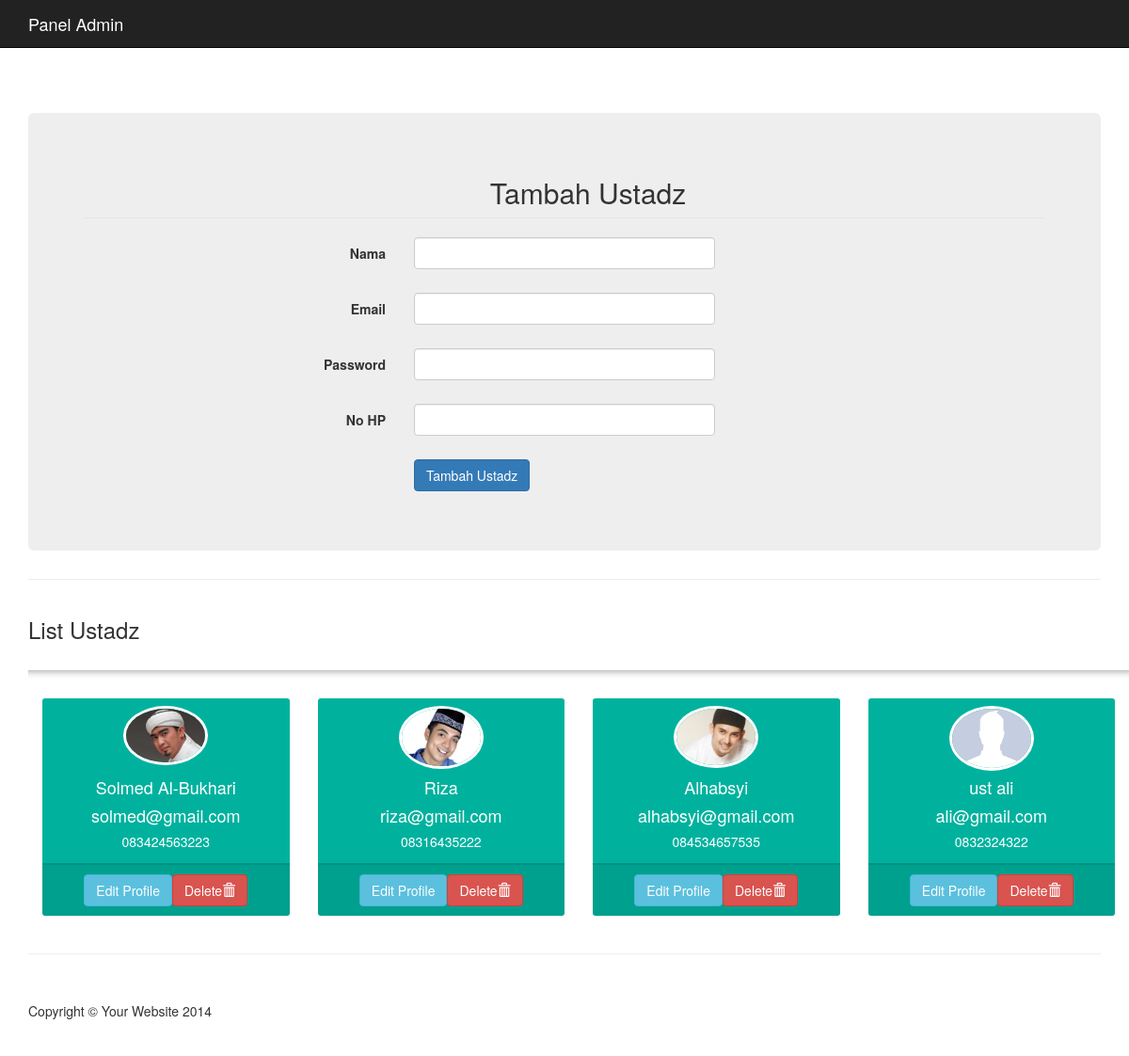
The app's page /aturustadz.php (signed in) with its own data.
### tables this page shows
CREATE TABLE IF NOT EXISTS `ustadz` (
  `id_ustadz` int(11) NOT NULL AUTO_INCREMENT,
  `email_ustadz` varchar(50) NOT NULL,
  `password_ustadz` varchar(20) NOT NULL,
  `nama_ustadz` varchar(30) NOT NULL,
  `nohp_ustadz` varchar(20) NOT NULL,
  `foto_ustadz` varchar(100) NOT NULL,
  PRIMARY KEY (`id_ustadz`,`email_ustadz`)
);

### aturustadz.php (the view, shortened to what this page needs)
<!DOCTYPE html>
<html lang="en">
    <head>
        <link href="css/bootstrap.min.css" rel="stylesheet">
        <link href="css/heroic-features.css" rel="stylesheet">
        <link href="css/style_admin.css" rel="stylesheet">
    </head>
    <body>
        <nav class="navbar navbar-inverse navbar-fixed-top" role="navigation">
            <div class="container">
                <div class="navbar-header">
                    <a class="navbar-brand" href="#">Panel Admin</a>
                </div>
                <div class="collapse navbar-collapse" id="bs-example-navbar-collapse-1">
                </div>
            </div>
        </nav>
        <div class="container">
            <header class="jumbotron hero-spacer">
                <div class="container">
                    <div class="row">
                        <legend><center><h2>Tambah Ustadz</h2></center></legend>
                        <form class="form-horizontal" action="aturustadz_tambah.php" method="POST">
                            <fieldset>
                                <div class="form-group">
                                    <label class="col-md-4 control-label" for="textinput">Nama</label>
                                    <div class="col-md-4">
                                        <input id="textinput" name="nama_ustadz" class="form-control input-md" type="text">
                                    </div>
                                </div>
                                <div class="form-group">
                                    <label class="col-md-4 control-label" for="textinput">Email</label>
                                    <div class="col-md-4">
                                        <input id="textinput" name="email_ustadz" class="form-control input-md" type="text">
                                    </div>
                                </div>
                                <div class="form-group">
                                    <label class="col-md-4 control-label" for="textinput">Password</label>
                                    <div class="col-md-4">
                                        <input id="textinput" name="password_ustadz" class="form-control input-md" type="password">
                                    </div>
                                </div>
                                <div class="form-group">
                                    <label class="col-md-4 control-label" for="textinput">No HP</label>
                                    <div class="col-md-4">
                                        <input id="textinput" name="nohp_ustadz" class="form-control input-md" required="" type="text">
                                    </div>
                                </div>
                                <div class="form-group">
                                    <label class="col-md-4 control-label" for="singlebutton"> </label>
                                    <div class="col-md-4">
                                        <button type="submit" id="singlebutton" name="singlebutton" class="btn btn-primary">Tambah Ustadz</button>
                                    </div>
                                </div>
                            </fieldset>
                        </form>
                    </div>
                </div>
            </header>
            <hr>
            <div class="row">
                <div class="col-lg-12">
                    <h3>List Ustadz</h3>
                </div>
            </div>
            <div class="container bootstrap snippet">
                <div class="row">
                    <?php
        include "koneksi.php";
    $sql_ = "SELECT * FROM ustadz";
    $resultt = mysqli_query($con,$sql_);
                    ?>
                    <hr class="style13">
                    <?php
                    while ($roww = mysqli_fetch_array ($resultt)){
                        echo ("<div class='col-sm-3'>");
                        echo ("<div class='tile-progress tile-cyan'>");
                        echo ("<div class='tile-header'>");
                        echo ("<div class='widget-user-image'>");
                        echo ("<img class='img-circle' src='img/$roww[foto_ustadz]' width='20' height='20' alt='User Avatar'>");
                        echo ("</div></br></br></br>");
                        echo ("<h4>$roww[nama_ustadz]</h4>");
                        echo ("<h4>$roww[email_ustadz]</h4>");
                        echo ("<h5>$roww[nohp_ustadz]</h5>");
                        echo ("</div>");
                        echo ("<div class='tile-progressbar'>");
                        echo ("</div>");
                        echo ("<div class='tile-footer'>");
                        echo ("<center><a href='#' class='open_modal' id='$roww[id_ustadz]'><button class='btn btn-info'><span class='fa fa-user'></span> Edit Profile</a></button>");
                        echo ("<a href='aturustadz_hapus.php?id=$roww[id_ustadz]' onclick =\"return confirm('Apakah kamu yakin ingin mendelete data ini?')\"><button type='button' class='btn btn-danger'>Delete</a><span class='glyphicon glyphicon-trash'></span></button></center>");
                        echo ("</div>");
                        echo ("</div>");
                        echo ("</div>");
                    }
                    ?>
                </div>
            </div>
            <hr>
            <footer>
                <div class="row">
                    <div class="col-lg-12">
                        <p>Copyright &copy; Your Website 2014</p>
                    </div>
                </div>
            </footer>
        </div>
    </body>
</html>

### css/heroic-features.css (style rules this page uses)
body { padding-top: 70px; }
.hero-spacer { margin-top: 50px; }
footer { margin: 50px 0; }

### css/style_admin.css (style rules this page uses)
a { color:white!important; }
h2 { margin-left:50px; }
hr.style13 { height: 10px; border: 0; box-shadow: 0 10px 10px -10px #8c8b8b inset; }
h4,h5 { text-align : center; }
.widget-user-image { position: absolute; top: 8px; left: 50%; margin-left: -45px; }
.widget-user-image>img { width: 90px; height: auto; border: 3px solid #fff; }
.tile-progress { background-color: #303641; color: #fff; }
.tile-progress { background: #00a65b; color: #fff; margin-bottom: 20px; -webkit-border-radius: 5px; -moz-border-radius: 5px; border-radius: 5px; -webkit-background-clip: padding-box; -moz-background-clip: padding; background-clip: padding-box; -webkit-border-radius: 3px; -moz-border-radius: 3px; border-radius: 3px; }
.tile-progress .tile-header { padding: 15px 20px; padding-bottom: 5px; }
.tile-progress .tile-progressbar { height: 2px; background: rgba(0,0,0,0.18); margin: 0; }
.tile-progress .tile-footer { padding: 10px; text-align: right; background: rgba(0,0,0,0.1); -webkit-border-radius: 0 0 3px 3px; -webkit-background-clip: padding-box; -moz-border-radius: 0 0 3px 3px; -moz-background-clip: padding; border-radius: 0 0 3px 3px; background-clip: padding-box; -webkit-border-radius: 0 0 3px 3px; -moz-border-radius: 0 0 3px 3px; border-radius: 0 0 3px 3px; }
.tile-progress.tile-cyan { background-color: #00b29e; color: #fff; }

### records on screen
ustadz: foto_ustadz (picture), nama_ustadz "Solmed Al-Bukhari", email_ustadz "solmed@gmail.com", nohp_ustadz "083424563223"
ustadz: foto_ustadz (picture), nama_ustadz "Riza", email_ustadz "riza@gmail.com", nohp_ustadz "08316435222"
ustadz: foto_ustadz (picture), nama_ustadz "Alhabsyi", email_ustadz "alhabsyi@gmail.com", nohp_ustadz "084534657535"
ustadz: foto_ustadz (placeholder picture), nama_ustadz "ust ali", email_ustadz "ali@gmail.com", nohp_ustadz "0832324322"
